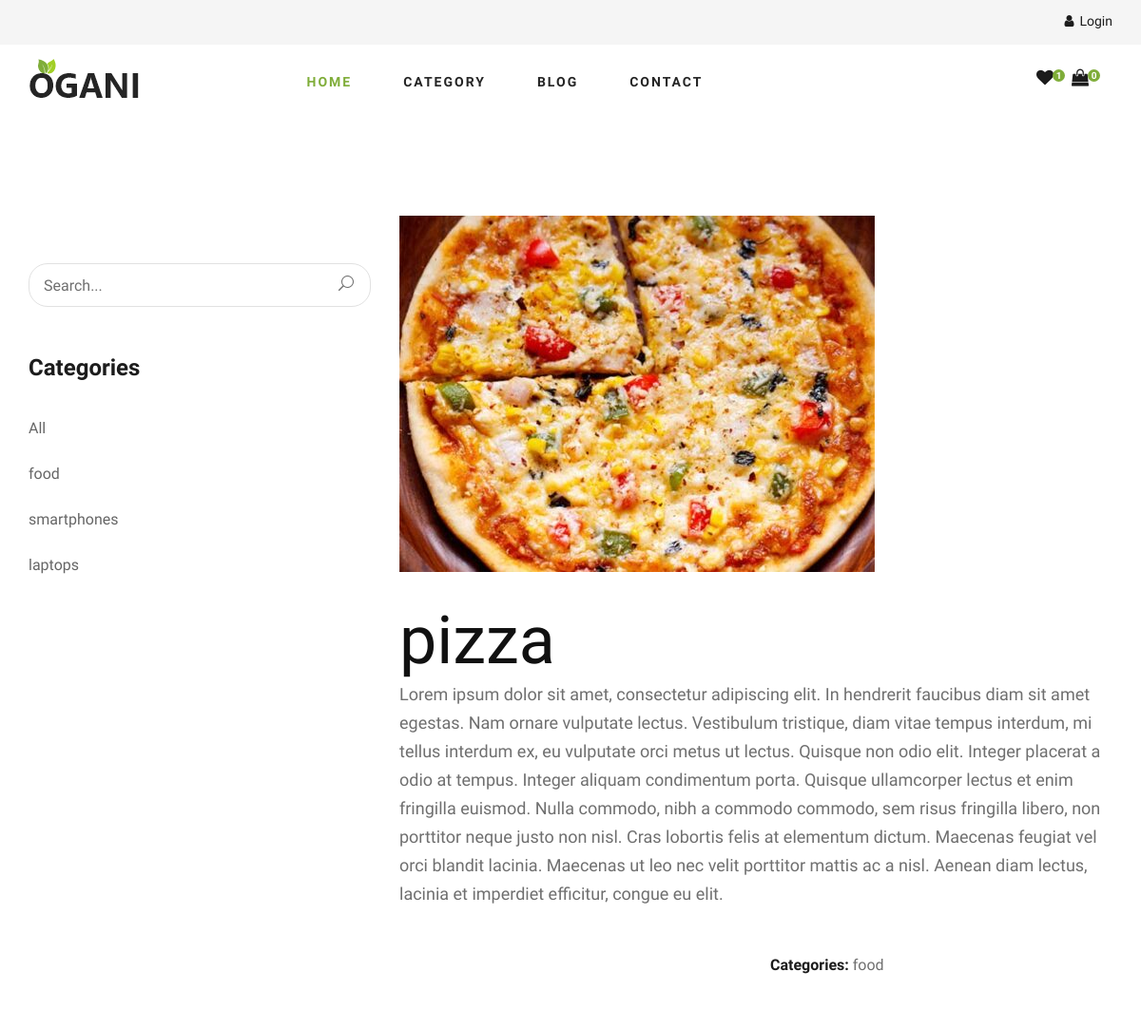
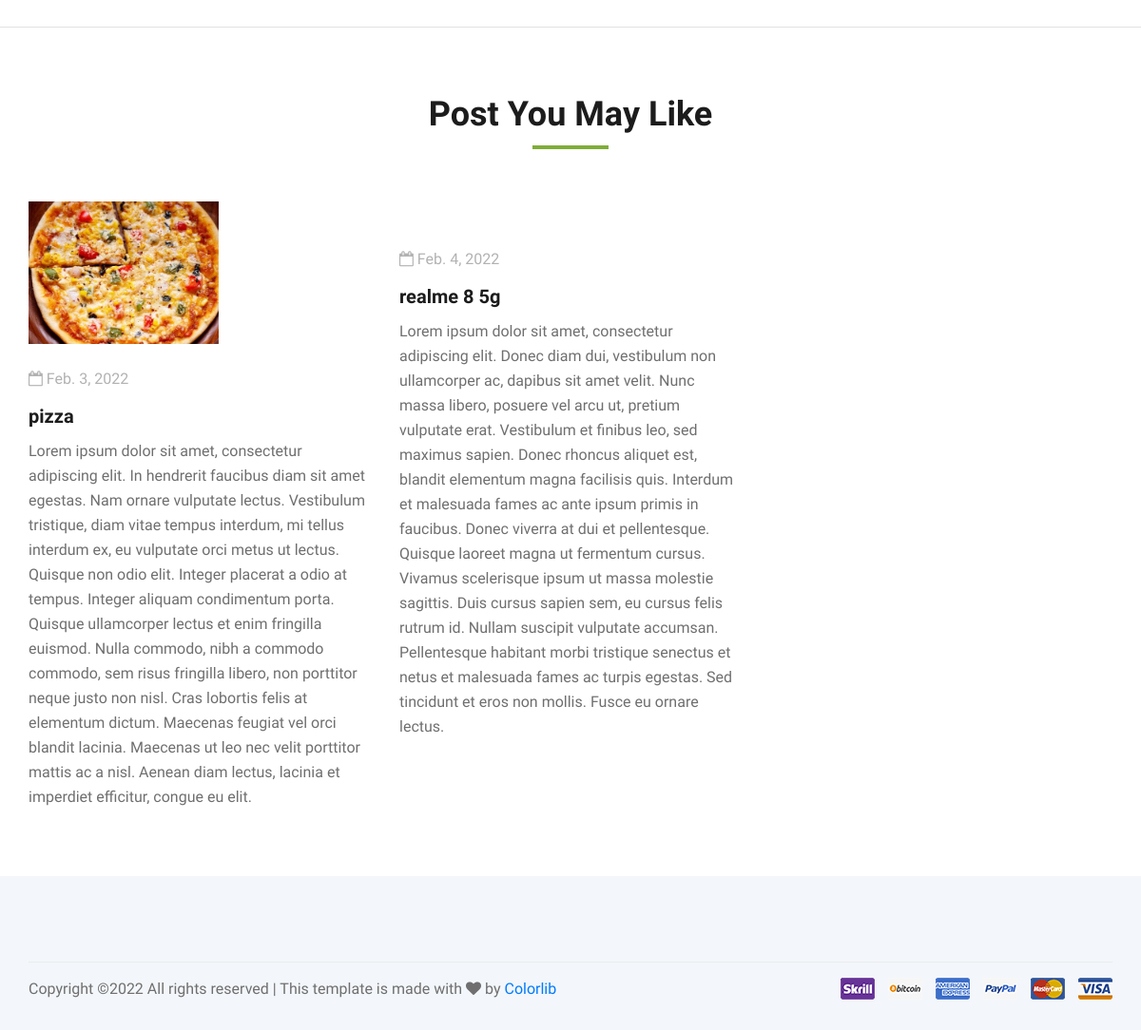
The app's page /blog/post/pizza-test with its own data (2 pictures, top to bottom).
### blog/models.py (models this page shows, shortened)
class BlogCategory(models.Model):
    name=models.CharField(max_length=155)
    status=models.BooleanField(default=True)
    def __str__(self) -> str:
        return str(self.name)

class BlogPost(models.Model):
    category=models.ForeignKey(BlogCategory, on_delete=models.CASCADE, related_name="BlogPost")
    title=models.CharField(max_length=255)
    slug=models.SlugField()
    description=models.TextField()
    cover_image=models.ImageField()
    date=models.DateField()

### blog/views.py (the view)
# urls.py: path('post/<str:slug>',views.PostDetail.as_view(), name="BlogPost")
class PostDetail(View):
    template_name='blog-details.html'
    def get(self, request, slug):
        navigationCategories=productCategory.objects.filter(status=True)
        try:
            blogCategories=BlogCategory.objects.all()
            blogPost=BlogPost.objects.get(slug=slug)
        except:
            blogCategories={}
            blogPost={}
        context={
            'navigationCategories':navigationCategories,
            'blogCategories':blogCategories,
            'blogPost':blogPost,
            'slug':slug,
        }
        return render(request, self.template_name, context)

### cart/templatetags/cartcount.py (called while the page is built)
@register.simple_tag
def cartCount(request):
    if request.user.is_authenticated:
        carts=Cart.objects.filter(user=request.user).aggregate(cart_sum=Sum('quantity'))
        return carts['cart_sum']
    return 0

### template/blog-details.html (shortened to what this page needs)
{% extends 'base.html' %}
{% block content %}
<section class="blog-details spad">
  <div class="container">
    <div class="row">
      <div class="col-lg-4 col-md-5 order-md-1 order-2">
        <div class="blog__sidebar">
          <div class="blog__sidebar__search">
            <form action="{% url 'NewPost' %}">
              <input type="text" name="search" placeholder="Search..." />
              <button type="submit"><span class="icon_search"></span></button>
            </form>
          </div>
          <div class="blog__sidebar__item">
            <h4>Categories</h4>
            <ul>
                <li><a href="#">All</a></li>
                {% for blogCategory in blogCategories %}
                <li><a href="{% url 'NewPost' blogCategory_id=blogCategory.id %}">{{blogCategory.name}}</a></li>
                {% endfor %}
            </ul>
          </div>
        </div>
      </div>
      <div class="col-lg-8 col-md-7 order-md-1 order-1">
        <div class="blog__details__text">
          <img src="{{blogPost.cover_image.url}}" alt="" />
          <h1>
              {{blogPost.title}}
          </h1>
          <p>
            {{blogPost.description}}
          </p>
        </div>
        <div class="blog__details__content">
          <div class="row">
            <div class="col-lg-6">
            </div>
            <div class="col-lg-6">
              <div class="blog__details__widget">
                <ul>
                  <li><span>Categories:</span> {{blogPost.category}}</li>
                </ul>
              </div>
            </div>
          </div>
        </div>
      </div>
    </div>
  </div>
</section>
<section class="related-blog spad">
  <div class="container">
    <div class="row">
      <div class="col-lg-12">
        <div class="section-title related-blog-title">
          <h2>Post You May Like</h2>
        </div>
      </div>
    </div>
    <div class="row">
      {% for blogCategory in blogCategories %}
        {% for Post in blogCategory.BlogPost.all %}
        <div class="col-lg-4 col-md-4 col-sm-6">
          <div class="blog__item">
            <div class="blog__item__pic" style="width:200px">
              <img src="{{Post.cover_image.url}}" alt="" />
            </div>
            <div class="blog__item__text">
              <ul>
                <li><i class="fa fa-calendar-o"></i> {{Post.date}}</li>
              </ul>
              <h5><a href="{% url 'BlogPost' slug=Post.slug %}">{{Post.title}}</a></h5>
              <p>
                {{Post.description}}
              </p>
            </div>
          </div>
        </div>
        {% endfor %}
      {% endfor %}
    </div>
  </div>
</section>
{% endblock content %}

### static/css/style.css (style rules this page uses)
html, body { height: 100%; font-family: "Cairo", sans-serif; -webkit-font-smoothing: antialiased; font-smoothing: antialiased; }
h1, h2, h3, h4, h5, h6 { margin: 0; color: #111111; font-weight: 400; font-family: "Cairo", sans-serif; }
h1 { font-size: 70px; }
h2 { font-size: 36px; }
h4 { font-size: 24px; }
h5 { font-size: 18px; }
p { font-size: 16px; font-family: "Cairo", sans-serif; color: #6f6f6f; font-weight: 400; line-height: 26px; margin: 0 0 15px 0; }
img { max-width: 100%; }
ul, ol { padding: 0; margin: 0; }
.section-title { margin-bottom: 50px; text-align: center; }
.section-title h2 { color: #1c1c1c; font-weight: 700; position: relative; }
.section-title h2:after { position: absolute; left: 0; bottom: -15px; right: 0; height: 4px; width: 80px; background: #7fad39; content: ""; margin: 0 auto; }
.spad { padding-top: 100px; padding-bottom: 100px; }
.blog__item { margin-bottom: 60px; }
.blog__item__pic img { min-width: 100%; }
.blog__item__text { padding-top: 25px; }
.blog__item__text ul { margin-bottom: 15px; }
.blog__item__text ul li { font-size: 16px; color: #b2b2b2; list-style: none; display: inline-block; margin-right: 15px; }
.blog__item__text ul li:last-child { margin-right: 0; }
.blog__item__text h5 { margin-bottom: 12px; }
.blog__item__text h5 a { font-size: 20px; color: #1c1c1c; font-weight: 700; }
.blog__item__text p { margin-bottom: 25px; }
.blog__sidebar { padding-top: 50px; }
.blog__sidebar__item { margin-bottom: 50px; }
.blog__sidebar__item h4 { color: #1c1c1c; font-weight: 700; margin-bottom: 25px; }
.blog__sidebar__item ul li { list-style: none; }
.blog__sidebar__item ul li a { font-size: 16px; color: #666666; line-height: 48px; -webkit-transition: all, 0.3s; -moz-transition: all, 0.3s; -ms-transition: all, 0.3s; -o-transition: all, 0.3s; transition: all, 0.3s; }
.blog__sidebar__search { margin-bottom: 50px; }
.blog__sidebar__search form { position: relative; }
.blog__sidebar__search form input { width: 100%; height: 46px; font-size: 16px; color: #6f6f6f; padding-left: 15px; border: 1px solid #e1e1e1; border-radius: 20px; }
.blog__sidebar__search form input::placeholder { color: #6f6f6f; }
.blog__sidebar__search form button { font-size: 16px; color: #6f6f6f; background: transparent; border: none; position: absolute; right: 0; top: 0; height: 100%; padding: 0px 18px; }
.related-blog { padding-top: 70px; padding-bottom: 10px; }
.related-blog-title { margin-bottom: 70px; }
.blog-details { padding-bottom: 75px; border-bottom: 1px solid #e1e1e1; }
.blog__details__text { margin-bottom: 45px; }
.blog__details__text img { margin-bottom: 30px; }
.blog__details__text p { font-size: 18px; line-height: 30px; }
.blog__details__widget ul { margin-bottom: 5px; }
.blog__details__widget ul li { font-size: 16px; color: #6f6f6f; list-style: none; line-height: 30px; }
.blog__details__widget ul li span { color: #1c1c1c; font-weight: 700; }
@media only screen and (min-width: 1200px) { .container { max-width: 1170px; } }

### records on screen
BlogCategory: name "food"
BlogCategory: name "smartphones"
BlogCategory: name "laptops"
BlogPost: cover_image (picture), title "pizza", description "Lorem ipsum dolor sit amet, consectetur adipiscing elit. In hendrerit faucibus diam sit amet egestas. Nam ornare vulputate lectus. Vestibulum tristique, diam vitae tempus interdum, mi tellus interdum ex, eu vulputate orci metus ut lectus. Quisque non odio elit. Integer placerat a odio at tempus. Integer aliquam condimentum porta. Quisque ullamcorper lectus et enim fringilla euismod. Nulla commodo, nibh a commodo commodo, sem risus fringilla libero, non porttitor neque justo non nisl. Cras lobortis felis at elementum dictum. Maecenas feugiat vel orci blandit lacinia. Maecenas ut leo nec velit porttitor mattis ac a nisl. Aenean diam lectus, lacinia et imperdiet efficitur, congue eu elit.", category "food", date "Feb. 3, 2022"
BlogPost: date "Feb. 4, 2022", title "realme 8 5g", description "Lorem ipsum dolor sit amet, consectetur adipiscing elit. Donec diam dui, vestibulum non ullamcorper ac, dapibus sit amet velit. Nunc massa libero, posuere vel arcu ut, pretium vulputate erat. Vestibulum et finibus leo, sed maximus sapien. Donec rhoncus aliquet est, blandit elementum magna facilisis quis. Interdum et malesuada fames ac ante ipsum primis in faucibus. Donec viverra at dui et pellentesque. Quisque laoreet magna ut fermentum cursus. Vivamus scelerisque ipsum ut massa molestie sagittis. Duis cursus sapien sem, eu cursus felis rutrum id. Nullam suscipit vulputate accumsan. Pellentesque habitant morbi tristique senectus et netus et malesuada fames ac turpis egestas. Sed tincidunt…"

### other values on screen
{{ count_of_cart }} "0"
